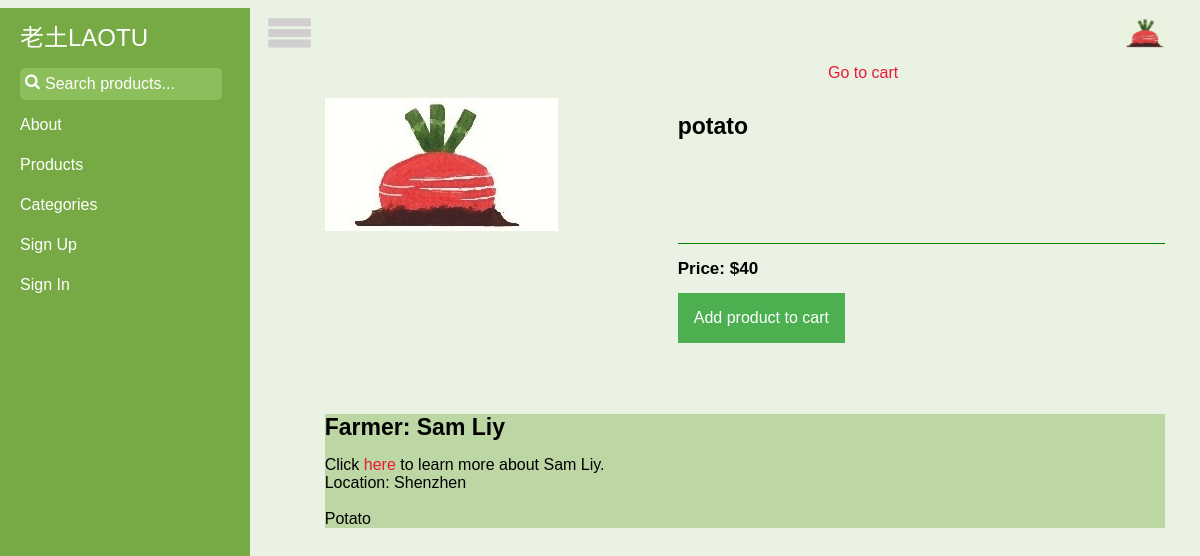
Page /2 on the earlier database version.
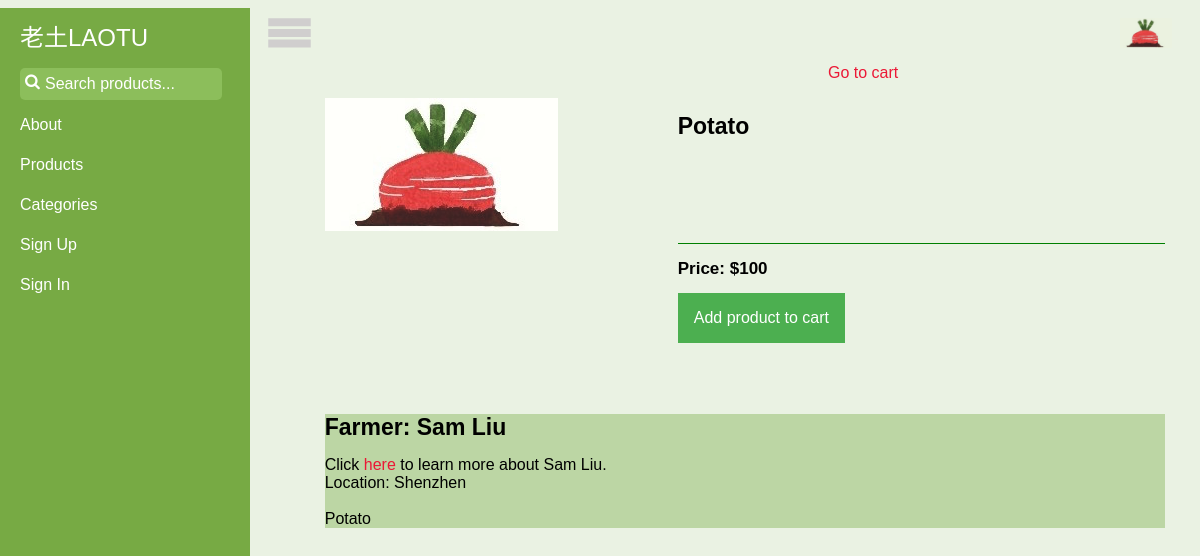
Same page on the later database version.
### tables this page shows
CREATE TABLE product (
    product_id integer primary key autoincrement,
    title text not null,
    category text not null,
    quantity integer not null,
    price decimal(7,2) not null,
    description text not null,
    producer_id integer not null,
    FOREIGN KEY (producer_id) REFERENCES producer(producer_id)
);

CREATE TABLE producer (
    producer_id integer primary key autoincrement,
    user_name text not null,
    email text,
    pw_hash text,
    location text
);

### laotu.py (the view)
@app.route('/<int:product_id>')
def show_product(product_id):
    product = query_db('select * from product where product_id = ?', [product_id], one=True)
    producer = query_db('select * from producer where producer_id = ?', str(product['producer_id']), one=True)
    return render_template('product.html', product=product, producer=producer)

### laotu.py (called while the page is built)
def get_db():
    top = _app_ctx_stack.top
    if not hasattr(top, 'sqlite_db'):
        top.sqlite_db = sqlite3.connect(app.config['DATABASE'])
        top.sqlite_db.row_factory = sqlite3.Row
    return top.sqlite_db

@app.teardown_appcontext
def close_database(exception):
    top = _app_ctx_stack.top
    if hasattr(top, 'sqlite_db'):
        top.sqlite_db.close()

def query_db(query, args=(), one=False):
    cur = get_db().execute(query, args)
    rv = cur.fetchall()
    return (rv[0] if rv else None) if one else rv

@app.before_request
def before_request():
    g.user = None
    if 'user_id' in session:
        g.user = query_db('select * from user where user_id = ?',
                          [session['user_id']], one=True)

### templates/product.html (shortened to what this page needs)
{% extends "layout.html" %}
{% block main %}
	<div style="left:550px; position: relative">
		<a href="{{ url_for('get_cart')}}">Go to cart</a>
	</div>
	<div class="product_main">
		<div class="pic">
			<img src="{{ url_for('static', filename='images/laotu-logo.png') }}", style="max-width:100%; max-height:100%">
		</div>
		<div class="title">
			<div style="height: 130px; width: 100%; border-bottom: 1px solid green">
				<h1>{{product.title}}</h1>
			</div>
			<div style="">
				<h2>Price: ${{product.price}}</h2>
				<div class="dropdown">
				  <button onclick="dropDownQuantity()" class="dropbtn">Add product to cart</button>
				</div>
			</div>
		</div>
	</div>
	<div class="product_description">
		<h1>Farmer: {{producer.user_name}}</h1>
		Click <a href="{{ url_for('show_farmer', producer_id=producer.producer_id)}}">here</a> to learn more about {{producer.user_name}}.<br>
		Location: {{producer.location}}<br>
		<br>
		{{product.description}}
	</div>
{% endblock %}

### templates/layout.html (shortened to what this page needs)
<!DOCTYPE html><html lang="en">
<head>
    <link href="{{ url_for('static', filename='css/style.css') }}" rel="stylesheet"/>
    <link href="{{ url_for('static', filename='css/sidebar.css')}}" rel="stylesheet">
    <link href="{{ url_for('static', filename='css/product_list.css')}}" rel="stylesheet"/>
    <link href="{{ url_for('static', filename='css/font-awesome-4.7.0/css/font-awesome.min.css') }}" rel="stylesheet">
</head>
<body>
    <div class="container">
        <div id="wrapper">
            <div id="sidebar-wrapper">
                {% if g.user %}
                <ul class="sidebar-nav">
                    <li class="sidebar-brand">
                        <a href="{{ url_for('home') }}">
                            老土 LAOTU
                        </a>
                    </li>
                    <div class="searchbar-wrapper">
                        <span class="icon"><i class="fa fa-search"></i></span>
                        <form action="/search" method="post">
                           <input id="search" name="search" placeholder="Search products...">
                        </form>
                    </div>
                    <li><a href="{{ url_for('about') }}">About</a></li>
                    <li><a href="{{ url_for('show_products_list') }}">Products</a></li>
                    <li><a href="{{ url_for('stories') }}">Stories</a></li>
                    <li><a href="{{ url_for('get_cart')}}">Cart</a></li>
                    <li><a href="{{ url_for('categories') }}">Categories</a></li>
                    <li><a href="{{ url_for('logout') }}">Sign Out</a></li>
                </ul>
                {% else %}
                <ul class="sidebar-nav">
                    <li class="sidebar-brand">
                        <a href="{{ url_for('home') }}">
                            老土LAOTU
                        </a>
                    </li>
                    <div class="searchbar-wrapper">
                        <span class="icon"><i class="fa fa-search"></i></span>
                        <form id="search-form" action="/search" method="post">
                           <input id="search" name="search" placeholder="Search products...">
                        </form>
                    </div>
                    <li><a href="{{ url_for('about') }}">About</a></li>
                    <li><a href="{{ url_for('show_products_list') }}">Products</a></li>
                    <li><a href="{{ url_for('categories') }}">Categories</a></li>
                    <li><a href="{{ url_for('register') }}">Sign Up</a></li>
                    <li><a href="{{ url_for('login') }}">Sign In</a></li>
                </ul>
                {% endif %}
            </div>
            <div id="page-content-wrapper">
                <div class="container-fluid">
                    <div class="row">
                        <div class="col-lg-12">
                            <a href="#menu-toggle" class="btn btn-default" id="menu-toggle" style="position:absolute;z-index:200;top:.63em;left:.63em;"><img src="{{ url_for('static', filename='images/menu-green.png') }}" style="height:1.87em;"></a>
                            <div style="position:absolute;top:0px;left:-25px;width:100%;text-align:center;"><h3>{% block header %}{% endblock %}</h3></div>
                            <div style="position:absolute;z-index:200;top:.63em;right:60px;"><img src="{{ url_for('static', filename='images/laotu-logo-green.png') }}" style="height:1.87em;"></div>
                            <br>
                            <br>
                            <main>
                                {% block main %}{% endblock %}
                            </main>
                        </div>
                    </div>
                </div>
            </div>
        </div>
    </div>
</body>
</html>

### static/css/style.css (style rules this page uses)
html, body { max-width: 100%; overflow-x: hidden; }
body { background: #fff; background: rgba(119, 170, 68, .15); font-family: 'Trebuchet MS', sans-serif; font-size: 16px; }
a { color: #EB1936; text-decoration: none; }
div.product_main { height: 300px; width: 90%; position: relative; margin: 1rem auto; }
div.product_main div.title { position: absolute; width: 58%; height: 100%; left: 40%; top: 0px; padding-left: 2%; }
div.product_description { background-color: rgba(119,170,68,0.4); position: relative; margin: 1rem auto; width: 90%; top: 0px; }
h1 { font-size: 23px; }
h2 { font-size: 17px; }
.dropbtn { background-color: #4CAF50; color: white; padding: 16px; font-size: 16px; border: none; cursor: pointer; }
.dropdown { position: relative; display: inline-block; }

### static/css/sidebar.css (style rules this page uses)
body { overflow-x: hidden; }
#wrapper { padding-left: 0; -webkit-transition: all 0.5s ease; -moz-transition: all 0.5s ease; -o-transition: all 0.5s ease; transition: all 0.5s ease; }
#sidebar-wrapper { z-index: 100; position: fixed; left: 250px; width: 0; height: 100%; margin-left: -250px; overflow-y: auto; background: #77AA44; -webkit-transition: all 0.5s ease; -moz-transition: all 0.5s ease; -o-transition: all 0.5s ease; transition: all 0.5s ease; }
#page-content-wrapper { width: 100%; position: absolute; padding: 15px; }
.sidebar-nav { position: absolute; top: 0; width: 250px; margin: 0; padding: 0; list-style: none; }
.sidebar-nav li { text-indent: 20px; line-height: 40px; }
.sidebar-nav li a { display: block; text-decoration: none; color: #fff; }
.sidebar-nav > .sidebar-brand { height: 60px; font-size: 24px; line-height: 60px; }
.sidebar-nav > .sidebar-brand a { color: #fff; }
.searchbar-wrapper { width: 70%; height: 37px; padding-left: 20px; vertical-align: middle; white-space: nowrap; position: relative; }
.searchbar-wrapper input#search { width: 100%; height: 30px; padding-left: 25px; font-size: 12pt; background-color: #8cbe5b; color: #fff; border: none; -webkit-border-radius: 5px; -moz-border-radius: 5px; border-radius: 5px; }
.searchbar-wrapper .icon { position: absolute; margin-left: 5px; margin-top: 5px; z-index: 1; color: #fff; }
@media (min-width:768px) { #wrapper { padding-left: 250px; } }
@media (min-width:768px) { #sidebar-wrapper { width: 250px; } }
@media (min-width:768px) { #page-content-wrapper { padding: 20px; position: relative; } }

Differences in the rows shown:
changed product "Potato": title "potato" → "Potato"; price "40" → "100"
changed producer "Shenzhen": user_name "Sam Liy" → "Sam Liu"
